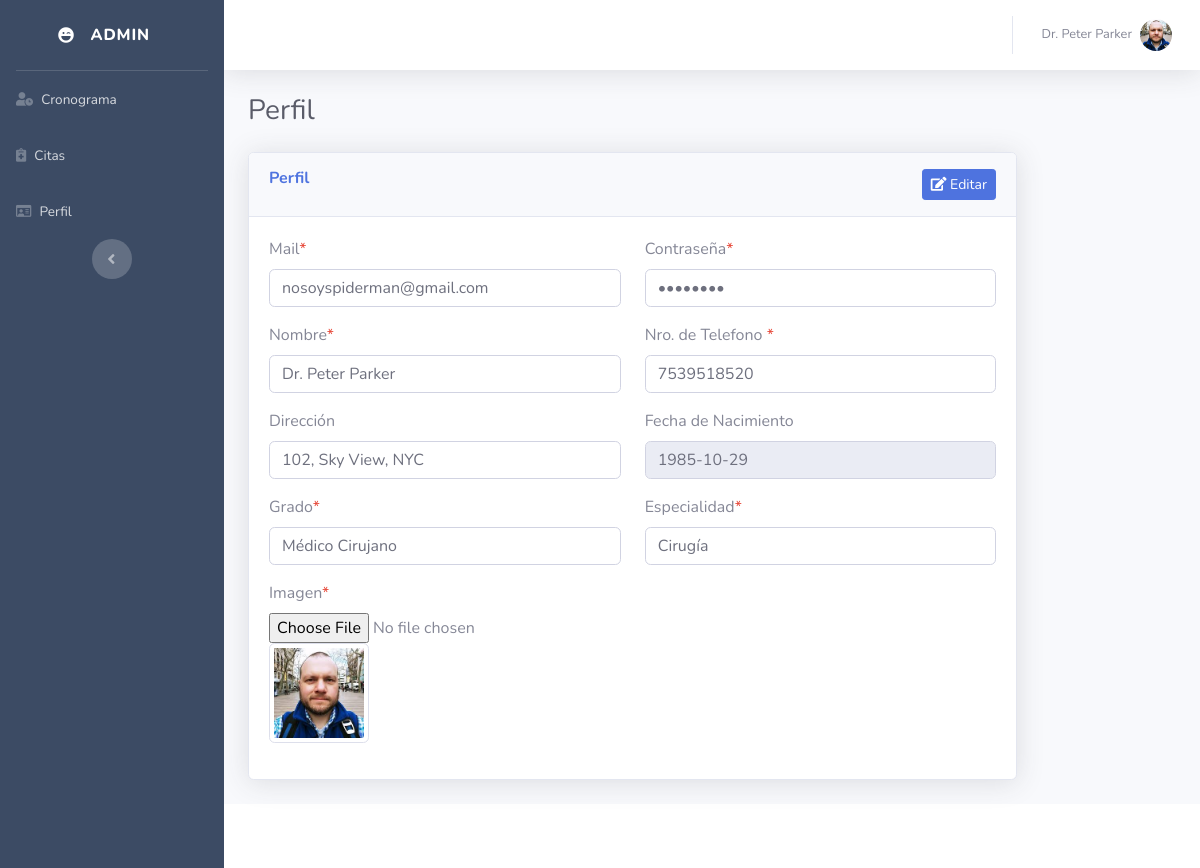
The page /admin/doctor_profile.php (signed in) on the database its author committed.
### tables this page shows
CREATE TABLE `doctor_table` (
  `doctor_id` int(11) NOT NULL,
  `doctor_email_address` varchar(200) NOT NULL,
  `doctor_password` varchar(100) NOT NULL,
  `doctor_name` varchar(100) NOT NULL,
  `doctor_profile_image` varchar(100) NOT NULL,
  `doctor_phone_no` varchar(30) NOT NULL,
  `doctor_address` mediumtext NOT NULL,
  `doctor_date_of_birth` date NOT NULL,
  `doctor_degree` varchar(200) NOT NULL,
  `doctor_expert_in` varchar(100) NOT NULL,
  `doctor_status` enum('Active','Inactive') NOT NULL,
  `doctor_added_on` datetime NOT NULL
);

### class/Appointment.php (called while the page is built, shortened)
<?php
class Appointment
{
	public $connect;
	public $query;
	public function __construct()
	{
		$this->connect = new PDO("mysql:host=localhost;dbname=doctor_appointment", "root", "");
	}
	function get_result()
	{
		return $this->connect->query($this->query, PDO::FETCH_ASSOC);
	}
}
?>

### admin/doctor_profile.php (the view, shortened to what this page needs)
<?php
include('../class/Appointment.php');
$object = new Appointment;
$object->query = "
    SELECT * FROM doctor_table
    WHERE doctor_id = '".$_SESSION["admin_id"]."'
    ";
include('header.php');
?>
                    <h1 class="h3 mb-4 text-gray-800">Perfil</h1>
                    <form method="post" id="profile_form" enctype="multipart/form-data">
                        <div class="row"><div class="col-md-10"><span id="message"></span><div class="card shadow mb-4">
                            <div class="card-header py-3">
                                <div class="row">
                                    <div class="col">
                                        <h6 class="m-0 font-weight-bold text-primary">Perfil</h6>
                                    </div>
                                    <div clas="col" align="right">
                                        <button type="submit" name="edit_button" id="edit_button" class="btn btn-primary btn-sm"><i class="fas fa-edit"></i> Editar</button>
                                    </div>
                                </div>
                            </div>
                            <div class="card-body">
                                        <div class="form-group">
                                            <div class="row">
                                                <div class="col-md-6">
                                                    <label>Mail<span class="text-danger">*</span></label>
                                                    <input type="text" name="doctor_email_address" id="doctor_email_address" class="form-control" required data-parsley-type="email" data-parsley-trigger="keyup" />
                                                </div>
                                                <div class="col-md-6">
                                                    <label>Contraseña<span class="text-danger">*</span></label>
                                                    <input type="password" name="doctor_password" id="doctor_password" class="form-control" required  data-parsley-trigger="keyup" />
                                                </div>
                                            </div>
                                        </div>
                                        <div class="form-group">
                                            <div class="row">
                                                <div class="col-md-6">
                                                    <label>Nombre<span class="text-danger">*</span></label>
                                                    <input type="text" name="doctor_name" id="doctor_name" class="form-control" required data-parsley-trigger="keyup" />
                                                </div>
                                                <div class="col-md-6">
                                                    <label>Nro. de Telefono <span class="text-danger">*</span></label>
                                                    <input type="text" name="doctor_phone_no" id="doctor_phone_no" class="form-control" required  data-parsley-trigger="keyup" />
                                                </div>
                                            </div>
                                        </div>
                                        <div class="form-group">
                                            <div class="row">
                                                <div class="col-md-6">
                                                    <label>Dirección</label>
                                                    <input type="text" name="doctor_address" id="doctor_address" class="form-control" />
                                                </div>
                                                <div class="col-md-6">
                                                    <label>Fecha de Nacimiento</label>
                                                    <input type="text" name="doctor_date_of_birth" id="doctor_date_of_birth" readonly class="form-control" />
                                                </div>
                                            </div>
                                        </div>
                                        <div class="form-group">
                                            <div class="row">
                                                <div class="col-md-6">
                                                    <label>Grado<span class="text-danger">*</span></label>
                                                    <input type="text" name="doctor_degree" id="doctor_degree" class="form-control" required data-parsley-trigger="keyup" />
                                                </div>
                                                <div class="col-md-6">
                                                    <label>Especialidad<span class="text-danger">*</span></label>
                                                    <input type="text" name="doctor_expert_in" id="doctor_expert_in" class="form-control" required  data-parsley-trigger="keyup" />
                                                </div>
                                            </div>
                                        </div>
                                        <div class="form-group">
                                            <label>Imagen<span class="text-danger">*</span></label>
                                            <br />
                                            <input type="file" name="doctor_profile_image" id="doctor_profile_image" />
                                            <div id="uploaded_image"></div>
                                        </div>
                            </div>
                        </div></div></div>
                    </form>
                <?php
                include('footer.php');
                ?>

### admin/header.php (shortened to what this page needs)
<!DOCTYPE html>
<html lang="en">
<head>
    <link href="../vendor/fontawesome-free/css/all.min.css" rel="stylesheet" type="text/css">
    <link href="../css/sb-admin-2.min.css" rel="stylesheet">
    <link href="../vendor/datatables/dataTables.bootstrap4.min.css" rel="stylesheet">
    <link rel="stylesheet" type="text/css" href="../vendor/parsley/parsley.css"/>
    <link rel="stylesheet" type="text/css" href="../vendor/bootstrap-select/bootstrap-select.min.css"/>
    <link rel="stylesheet" type="text/css" href="../vendor/datepicker/bootstrap-datepicker.css"/>
</head>
<body id="page-top">
    <div id="wrapper">
        <ul class="navbar-nav bg-gradient-primary sidebar sidebar-dark accordion" id="accordionSidebar">
            <a class="sidebar-brand d-flex align-items-center justify-content-center" href="dashboard.php">
                <i class="fas fa-laugh-wink"></i>
                <div class="sidebar-brand-text mx-3">Admin</div>
            </a>
            <hr class="sidebar-divider my-0">
            <li class="nav-item">
                <a class="nav-link" href="doctor_schedule.php">
                    <i class="fas fa-user-clock"></i>
                    <span>Cronograma</span></a>
            </li>
            <li class="nav-item">
                <a class="nav-link" href="appointment.php">
                    <i class="fas fa-notes-medical"></i>
                    <span>Citas</span></a>
            </li>
            <?php
            if($_SESSION["type"] == 'Admin')
            {
            ?>
            <li class="nav-item">
                <a class="nav-link" href="profile.php">
                    <i class="far fa-id-card"></i>
                    <span>Perfil</span></a>
            </li>
            <?php
            }
            else
            {
            ?>
            <li class="nav-item">
                <a class="nav-link" href="doctor_profile.php">
                    <i class="far fa-id-card"></i>
                    <span>Perfil</span></a>
            </li>
            <?php
            }
            ?>
            <div class="text-center d-none d-md-inline">
                <button class="rounded-circle border-0" id="sidebarToggle"></button>
            </div>
        </ul>
        <div id="content-wrapper" class="d-flex flex-column">
            <div id="content">
                <nav class="navbar navbar-expand navbar-light bg-white topbar mb-4 static-top shadow">
                    <ul class="navbar-nav ml-auto">
                        <?php
                        $user_name = '';
                        $user_profile_image = '';
                        if($_SESSION['type'] == 'Doctor')
                        {
                            $object->query = "
                            SELECT * FROM doctor_table
                            WHERE doctor_id = '".$_SESSION['admin_id']."'
                            ";
                            $user_result = $object->get_result();
                            foreach($user_result as $row)
                            {
                                $user_name = $row['doctor_name'];
                                $user_profile_image = $row['doctor_profile_image'];
                            }
                        }
                        ?>
                        <li class="nav-item dropdown no-arrow">
                            <a class="nav-link dropdown-toggle" href="#" id="userDropdown" role="button"
                                data-toggle="dropdown" aria-haspopup="true" aria-expanded="false">
                                <span class="mr-2 d-none d-lg-inline text-gray-600 small" id="user_profile_name"><?php echo $user_name; ?></span>
                                <img class="img-profile rounded-circle"
                                    src="<?php echo $user_profile_image; ?>" id="user_profile_image">
                            </a>
                        </li>
                    </ul>
                </nav>
                <div class="container-fluid">

### rows shown on the page
doctor_table: doctor_name "Dr. Peter Parker", doctor_profile_image (picture)
